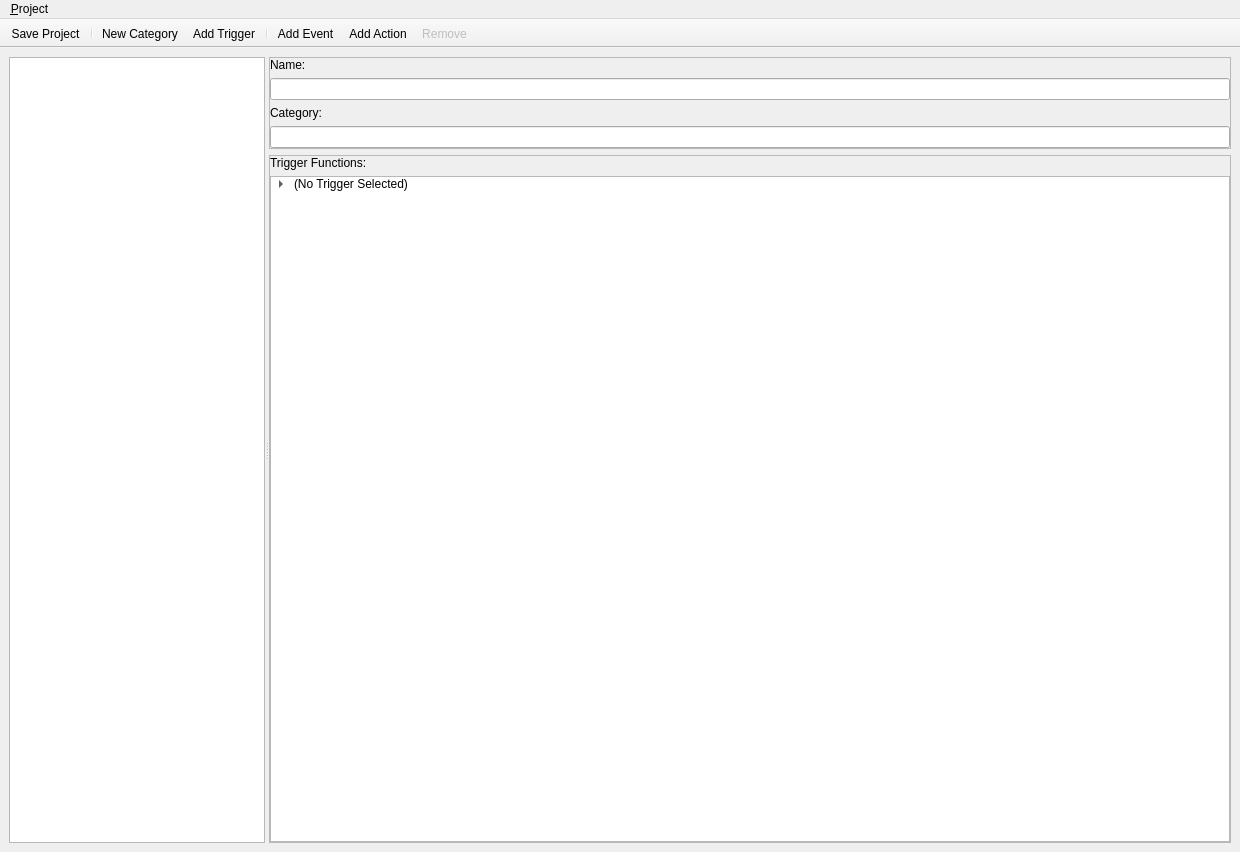
<?xml version="1.0" encoding="UTF-8"?>
<ui version="4.0">
 <class>TriggerEditor</class>
 <widget class="QMainWindow" name="TriggerEditor">
  <property name="geometry">
   <rect>
    <x>0</x>
    <y>0</y>
    <width>1240</width>
    <height>852</height>
   </rect>
  </property>
  <property name="windowTitle">
   <string>Trigger Editor</string>
  </property>
  <property name="windowIcon">
   <iconset resource="../qrc/editor.qrc">
    <normaloff>:/ico101.ico</normaloff>:/ico101.ico</iconset>
  </property>
  <widget class="QWidget" name="centralwidget">
   <layout class="QVBoxLayout" name="verticalLayout_4">
    <property name="leftMargin">
     <number>9</number>
    </property>
    <property name="topMargin">
     <number>9</number>
    </property>
    <property name="rightMargin">
     <number>9</number>
    </property>
    <property name="bottomMargin">
     <number>9</number>
    </property>
    <item>
     <widget class="QSplitter" name="splitter">
      <property name="orientation">
       <enum>Qt::Horizontal</enum>
      </property>
      <widget class="QTreeView" name="triggerView">
       <property name="sizePolicy">
        <sizepolicy hsizetype="Fixed" vsizetype="Preferred">
         <horstretch>0</horstretch>
         <verstretch>0</verstretch>
        </sizepolicy>
       </property>
       <property name="focusPolicy">
        <enum>Qt::ClickFocus</enum>
       </property>
       <property name="frameShape">
        <enum>QFrame::StyledPanel</enum>
       </property>
       <property name="frameShadow">
        <enum>QFrame::Sunken</enum>
       </property>
       <property name="alternatingRowColors">
        <bool>true</bool>
       </property>
       <property name="rootIsDecorated">
        <bool>false</bool>
       </property>
       <attribute name="headerVisible">
        <bool>false</bool>
       </attribute>
      </widget>
      <widget class="QWidget" name="widget" native="true">
       <property name="sizePolicy">
        <sizepolicy hsizetype="Expanding" vsizetype="Expanding">
         <horstretch>1</horstretch>
         <verstretch>1</verstretch>
        </sizepolicy>
       </property>
       <layout class="QVBoxLayout" name="verticalLayout_2">
        <property name="leftMargin">
         <number>0</number>
        </property>
        <property name="topMargin">
         <number>0</number>
        </property>
        <property name="rightMargin">
         <number>0</number>
        </property>
        <property name="bottomMargin">
         <number>0</number>
        </property>
        <item>
         <widget class="QFrame" name="frame">
          <property name="sizePolicy">
           <sizepolicy hsizetype="Expanding" vsizetype="Fixed">
            <horstretch>1</horstretch>
            <verstretch>0</verstretch>
           </sizepolicy>
          </property>
          <property name="minimumSize">
           <size>
            <width>0</width>
            <height>0</height>
           </size>
          </property>
          <property name="styleSheet">
           <string notr="true"/>
          </property>
          <property name="frameShape">
           <enum>QFrame::StyledPanel</enum>
          </property>
          <property name="frameShadow">
           <enum>QFrame::Raised</enum>
          </property>
          <layout class="QVBoxLayout" name="verticalLayout">
           <property name="leftMargin">
            <number>0</number>
           </property>
           <property name="topMargin">
            <number>0</number>
           </property>
           <property name="rightMargin">
            <number>0</number>
           </property>
           <property name="bottomMargin">
            <number>0</number>
           </property>
           <item>
            <widget class="QLabel" name="label">
             <property name="text">
              <string>Name:</string>
             </property>
            </widget>
           </item>
           <item>
            <widget class="QLineEdit" name="triggerNameBox"/>
           </item>
           <item>
            <widget class="QLabel" name="label_3">
             <property name="text">
              <string>Category:</string>
             </property>
            </widget>
           </item>
           <item>
            <widget class="QLineEdit" name="triggerPathBox"/>
           </item>
          </layout>
         </widget>
        </item>
        <item>
         <widget class="QFrame" name="frame_2">
          <property name="sizePolicy">
           <sizepolicy hsizetype="Expanding" vsizetype="Expanding">
            <horstretch>1</horstretch>
            <verstretch>1</verstretch>
           </sizepolicy>
          </property>
          <property name="frameShape">
           <enum>QFrame::StyledPanel</enum>
          </property>
          <property name="frameShadow">
           <enum>QFrame::Raised</enum>
          </property>
          <layout class="QVBoxLayout" name="verticalLayout_3">
           <property name="leftMargin">
            <number>0</number>
           </property>
           <property name="topMargin">
            <number>0</number>
           </property>
           <property name="rightMargin">
            <number>0</number>
           </property>
           <property name="bottomMargin">
            <number>0</number>
           </property>
           <item>
            <widget class="QLabel" name="label_2">
             <property name="text">
              <string>Trigger Functions:</string>
             </property>
            </widget>
           </item>
           <item>
            <widget class="QTreeWidget" name="functionView">
             <property name="sizePolicy">
              <sizepolicy hsizetype="Expanding" vsizetype="Expanding">
               <horstretch>0</horstretch>
               <verstretch>2</verstretch>
              </sizepolicy>
             </property>
             <property name="focusPolicy">
              <enum>Qt::ClickFocus</enum>
             </property>
             <property name="styleSheet">
              <string notr="true"/>
             </property>
             <property name="dragEnabled">
              <bool>true</bool>
             </property>
             <property name="alternatingRowColors">
              <bool>true</bool>
             </property>
             <property name="rootIsDecorated">
              <bool>true</bool>
             </property>
             <attribute name="headerVisible">
              <bool>false</bool>
             </attribute>
             <column>
              <property name="text">
               <string>1</string>
              </property>
             </column>
             <item>
              <property name="text">
               <string>(No Trigger Selected)</string>
              </property>
              <property name="icon">
               <iconset resource="../qrc/editor.qrc">
                <normaloff>:/ico101.ico</normaloff>:/ico101.ico</iconset>
              </property>
              <item>
               <property name="text">
                <string>Events</string>
               </property>
               <property name="icon">
                <iconset resource="../qrc/editor.qrc">
                 <normaloff>:/Trigger.png</normaloff>:/Trigger.png</iconset>
               </property>
               <property name="flags">
                <set>ItemIsSelectable|ItemIsDropEnabled|ItemIsUserCheckable|ItemIsEnabled</set>
               </property>
              </item>
              <item>
               <property name="text">
                <string>Conditions</string>
               </property>
               <property name="icon">
                <iconset resource="../qrc/editor.qrc">
                 <normaloff>:/ActiveQuestIcon.png</normaloff>:/ActiveQuestIcon.png</iconset>
               </property>
               <property name="flags">
                <set>ItemIsSelectable|ItemIsDropEnabled|ItemIsUserCheckable|ItemIsEnabled</set>
               </property>
              </item>
              <item>
               <property name="text">
                <string>Actions</string>
               </property>
               <property name="icon">
                <iconset resource="../qrc/editor.qrc">
                 <normaloff>:/Trade_Engineering.png</normaloff>:/Trade_Engineering.png</iconset>
               </property>
               <property name="flags">
                <set>ItemIsSelectable|ItemIsDropEnabled|ItemIsUserCheckable|ItemIsEnabled</set>
               </property>
              </item>
             </item>
            </widget>
           </item>
          </layout>
         </widget>
        </item>
       </layout>
      </widget>
     </widget>
    </item>
   </layout>
  </widget>
  <widget class="QMenuBar" name="menubar">
   <property name="geometry">
    <rect>
     <x>0</x>
     <y>0</y>
     <width>1240</width>
     <height>31</height>
    </rect>
   </property>
   <widget class="QMenu" name="menu_Project">
    <property name="title">
     <string>&amp;Project</string>
    </property>
   </widget>
   <addaction name="menu_Project"/>
  </widget>
  <widget class="QToolBar" name="toolBar">
   <property name="windowTitle">
    <string>toolBar</string>
   </property>
   <property name="movable">
    <bool>false</bool>
   </property>
   <property name="iconSize">
    <size>
     <width>16</width>
     <height>16</height>
    </size>
   </property>
   <property name="floatable">
    <bool>false</bool>
   </property>
   <attribute name="toolBarArea">
    <enum>TopToolBarArea</enum>
   </attribute>
   <attribute name="toolBarBreak">
    <bool>false</bool>
   </attribute>
   <addaction name="actionSave"/>
   <addaction name="separator"/>
   <addaction name="actionNewCategory"/>
   <addaction name="actionNewTrigger"/>
   <addaction name="separator"/>
   <addaction name="actionAddEvent"/>
   <addaction name="actionAddAction"/>
   <addaction name="actionRemove"/>
  </widget>
  <action name="actionSave">
   <property name="icon">
    <iconset resource="../qrc/editor.qrc">
     <normaloff>:/Save.png</normaloff>:/Save.png</iconset>
   </property>
   <property name="text">
    <string>Save Project</string>
   </property>
  </action>
  <action name="actionObjectEditor">
   <property name="checkable">
    <bool>true</bool>
   </property>
   <property name="icon">
    <iconset resource="../qrc/editor.qrc">
     <normaloff>:/Units.png</normaloff>:/Units.png</iconset>
   </property>
   <property name="text">
    <string>Object Editor</string>
   </property>
   <property name="shortcut">
    <string>F6</string>
   </property>
  </action>
  <action name="actionTriggerEditor">
   <property name="checkable">
    <bool>true</bool>
   </property>
   <property name="checked">
    <bool>true</bool>
   </property>
   <property name="icon">
    <iconset resource="../qrc/editor.qrc">
     <normaloff>:/Trigger.png</normaloff>:/Trigger.png</iconset>
   </property>
   <property name="text">
    <string>Trigger Editor</string>
   </property>
   <property name="toolTip">
    <string>Trigger Editor</string>
   </property>
  </action>
  <action name="actionNewCategory">
   <property name="icon">
    <iconset resource="../qrc/editor.qrc">
     <normaloff>:/Folder.png</normaloff>:/Folder.png</iconset>
   </property>
   <property name="text">
    <string>New Category</string>
   </property>
   <property name="toolTip">
    <string>New Category</string>
   </property>
   <property name="shortcut">
    <string>Ctrl+Shift+N</string>
   </property>
  </action>
  <action name="actionNewTrigger">
   <property name="icon">
    <iconset resource="../qrc/editor.qrc">
     <normaloff>:/File.png</normaloff>:/File.png</iconset>
   </property>
   <property name="text">
    <string>Add Trigger</string>
   </property>
   <property name="toolTip">
    <string>Add Trigger</string>
   </property>
  </action>
  <action name="actionRemove">
   <property name="enabled">
    <bool>false</bool>
   </property>
   <property name="text">
    <string>Remove</string>
   </property>
   <property name="shortcut">
    <string>Del</string>
   </property>
  </action>
  <action name="actionAddEvent">
   <property name="icon">
    <iconset resource="../qrc/editor.qrc">
     <normaloff>:/Trigger.png</normaloff>:/Trigger.png</iconset>
   </property>
   <property name="text">
    <string>Add Event</string>
   </property>
  </action>
  <action name="actionAddAction">
   <property name="icon">
    <iconset resource="../qrc/editor.qrc">
     <normaloff>:/Trade_Engineering.png</normaloff>:/Trade_Engineering.png</iconset>
   </property>
   <property name="text">
    <string>Add Action</string>
   </property>
  </action>
 </widget>
 <resources>
  <include location="../qrc/editor.qrc"/>
 </resources>
 <connections/>
</ui>
